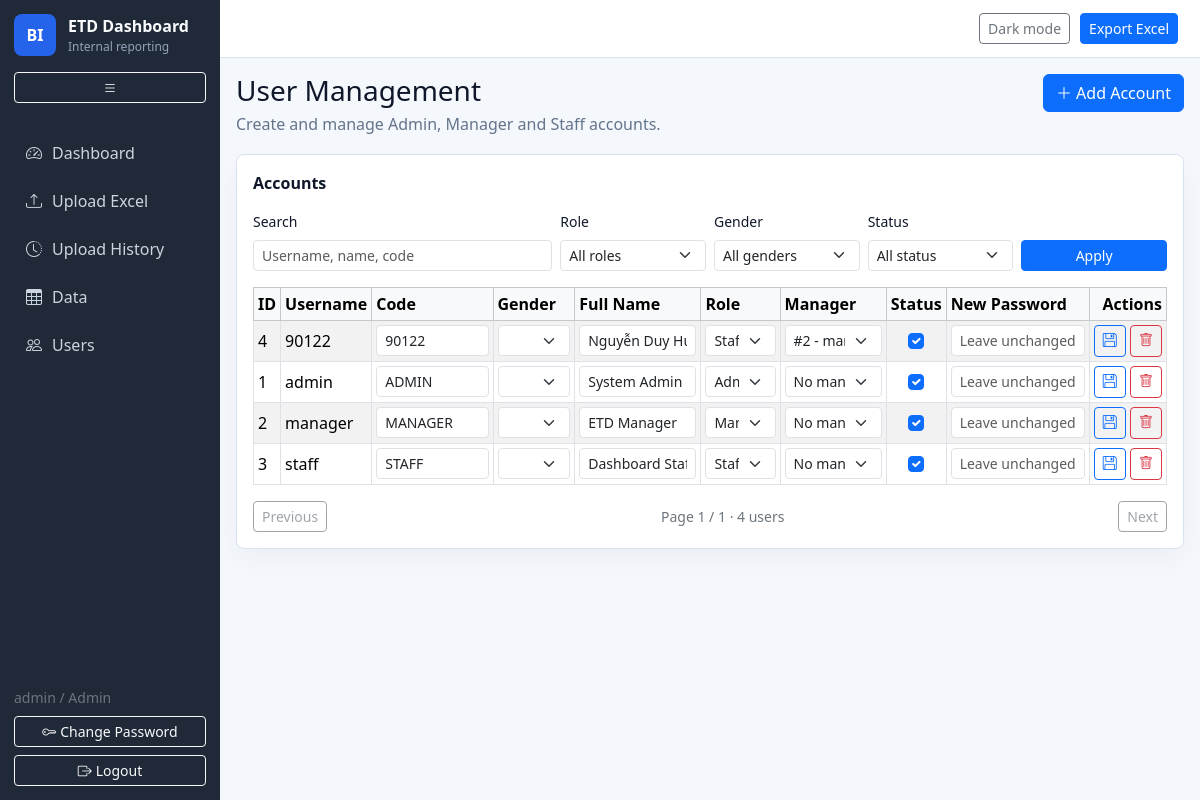
Page /users (signed in) on the earlier database version.
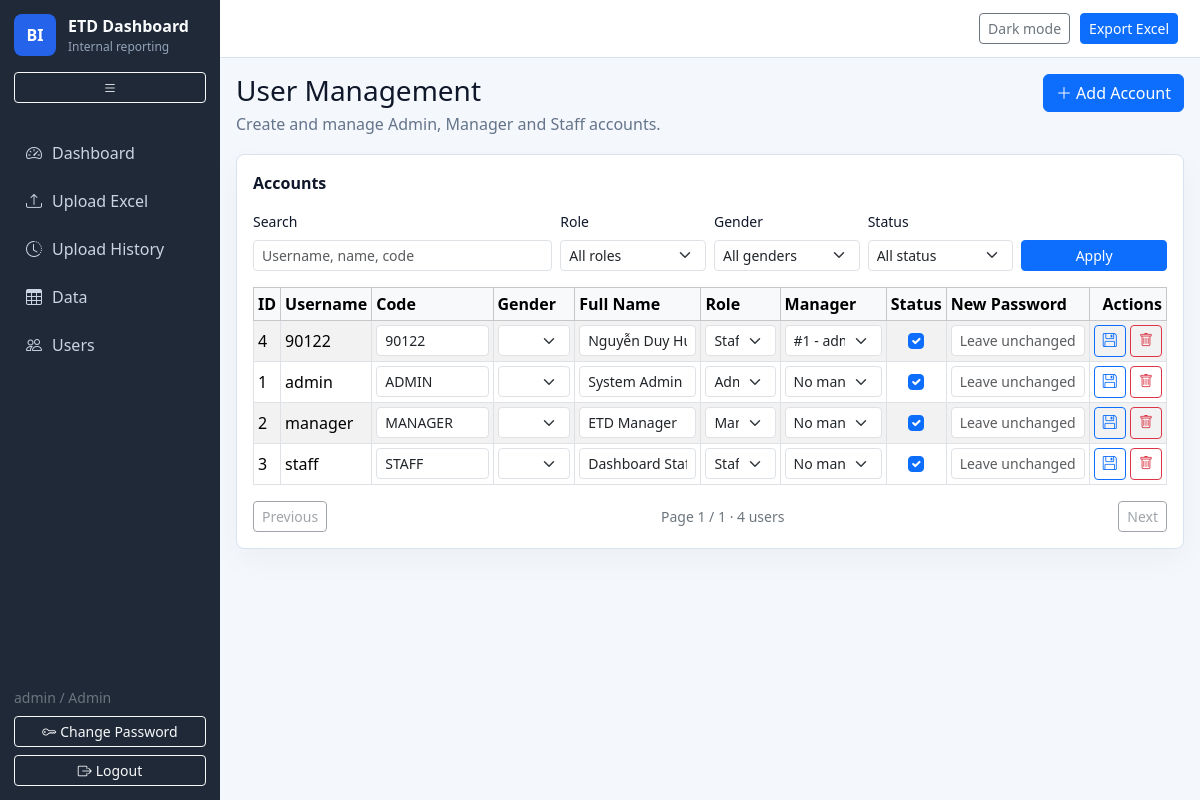
Same page on the later database version.
### models.py (models this page shows)
class User(UserMixin, db.Model):
    __tablename__ = "users"
    id = db.Column(db.Integer, primary_key=True)
    username = db.Column(db.String(80), unique=True, nullable=False, index=True)
    password_hash = db.Column(db.String(255), nullable=False)
    password_plain = db.Column(db.String(255), nullable=False, default="")
    full_name = db.Column(db.String(160), nullable=False, default="")
    employee_code = db.Column(db.String(50), nullable=False, default="", index=True)
    gender = db.Column(db.String(20), nullable=False, default="")
    role = db.Column(db.String(20), nullable=False, default="Staff")
    manager_id = db.Column(db.Integer, db.ForeignKey("users.id"), nullable=True, index=True)
    created_at = db.Column(db.DateTime, nullable=False, default=datetime.utcnow)
    is_active = db.Column(db.Boolean, nullable=False, default=True)
    manager = db.relationship("User", remote_side=[id], backref="staff_members")

### auth.py (the view, shortened to what this page needs)
@auth_bp.route("/users")
@role_required("Admin")
def users():
    page = max(request.args.get("page", 1, type=int), 1)
    per_page = min(max(request.args.get("per_page", 10, type=int), 5), 50)
    search = request.args.get("search", "").strip()
    role = request.args.get("role", "").strip()
    gender = request.args.get("gender", "").strip()
    status = request.args.get("status", "").strip()
    query = User.query
    if role in ROLES:
        query = query.filter(User.role == role)
    if gender:
        query = query.filter(User.gender == gender)
    if status == "active":
        query = query.filter(User.is_active.is_(True))
    elif status == "inactive":
        query = query.filter(User.is_active.is_(False))
    pagination = query.order_by(User.username.asc()).paginate(page=page, per_page=per_page, error_out=False)
    rows = pagination.items
    managers = User.query.filter(User.role.in_(["Admin", "Manager"]), User.is_active.is_(True)).order_by(User.username.asc()).all()
    return render_template(
        "users.html",
        users=rows,
        roles=ROLES,
        managers=managers,
        pagination=pagination,
        filters={"search": search, "role": role, "gender": gender, "status": status, "per_page": per_page},
        genders=["Male", "Female", "Other"],
    )

### auth.py (called while the page is built)
def csrf_protect():
    if request.method in {"POST", "PUT", "PATCH", "DELETE"} and not validate_csrf():
        abort(403)

def role_required(*roles):
    def decorator(func):
        @wraps(func)
        @login_required
        def wrapper(*args, **kwargs):
            if current_user.role not in roles:
                abort(403)
            return func(*args, **kwargs)
        return wrapper
    return decorator

@auth_bp.before_app_request
def before_request():
    csrf_protect()

### templates/users.html (shortened to what this page needs)
{% extends "base.html" %}
{% block content %}
<div class="page-head d-flex justify-content-between align-items-start gap-3">
  <div>
    <h1>User Management</h1>
    <p>Create and manage Admin, Manager and Staff accounts.</p>
  </div>
  <button class="btn btn-primary" type="button" data-bs-toggle="modal" data-bs-target="#createUserModal" title="Add account">
    <i class="bi bi-plus-lg me-1"></i>Add Account
  </button>
</div>
<div class="table-panel">
  <div class="panel-title">Accounts</div>
  <form class="row g-2 align-items-end mb-3" method="get" action="{{ url_for('auth.users') }}">
    <div class="col-md-4">
      <label class="form-label small">Search</label>
      <input class="form-control form-control-sm" name="search" value="{{ filters.search }}" placeholder="Username, name, code">
    </div>
    <div class="col-md-2">
      <label class="form-label small">Role</label>
      <select class="form-select form-select-sm" name="role">
        <option value="">All roles</option>
      </select>
    </div>
    <div class="col-md-2">
      <label class="form-label small">Gender</label>
      <select class="form-select form-select-sm" name="gender">
        <option value="">All genders</option>
      </select>
    </div>
    <div class="col-md-2">
      <label class="form-label small">Status</label>
      <select class="form-select form-select-sm" name="status">
        <option value="">All status</option>
      </select>
    </div>
    <div class="col-md-2">
      <button class="btn btn-sm btn-primary w-100" type="submit">Apply</button>
    </div>
  </form>
  <div class="table-responsive">
    <table class="table table-striped table-hover table-bordered table-sm align-middle">
      <thead class="table-light">
        <tr>
          <th>ID</th>
          <th>Username</th>
          <th>Code</th>
          <th>Gender</th>
          <th>Full Name</th>
          <th>Role</th>
          <th>Manager</th>
          <th>Status</th>
          <th>New Password</th>
          <th class="text-end">Actions</th>
        </tr>
      </thead>
      <tbody>
      {% for user in users %}
        <tr>
          <td>{{ user.id }}</td>
          <td>{{ user.username }}</td>
          <td>
            <input form="update-user-{{ user.id }}" class="form-control form-control-sm" name="employee_code" value="{{ user.employee_code }}">
          </td>
          <td>
            <select form="update-user-{{ user.id }}" class="form-select form-select-sm" name="gender">
              <option value=""></option>
              {% for gender in genders %}
              <option value="{{ gender }}" {% if user.gender == gender %}selected{% endif %}>{{ gender }}</option>
              {% endfor %}
            </select>
          </td>
          <td>
            <input form="update-user-{{ user.id }}" class="form-control form-control-sm" name="full_name" value="{{ user.full_name }}">
          </td>
          <td>
            <select form="update-user-{{ user.id }}" class="form-select form-select-sm" name="role">
              {% for role in roles %}
              <option value="{{ role }}" {% if role == user.role %}selected{% endif %}>{{ role }}</option>
              {% endfor %}
            </select>
          </td>
          <td>
            <select form="update-user-{{ user.id }}" class="form-select form-select-sm" name="manager_id">
              <option value="">No manager</option>
              {% for manager in managers %}
                {% if manager.id != user.id %}
                <option value="{{ manager.id }}" {% if user.manager_id == manager.id %}selected{% endif %}>
                  #{{ manager.id }} - {{ manager.username }}
                </option>
                {% endif %}
              {% endfor %}
            </select>
          </td>
          <td class="text-center">
            <input form="update-user-{{ user.id }}" class="form-check-input" type="checkbox" name="is_active" {% if user.is_active %}checked{% endif %}>
          </td>
          <td>
            <input form="update-user-{{ user.id }}" class="form-control form-control-sm" type="password" name="password" placeholder="Leave unchanged">
          </td>
          <td class="text-end text-nowrap">
            <button form="update-user-{{ user.id }}" class="btn btn-sm btn-outline-primary btn-icon" type="submit" title="Save" aria-label="Save" data-bs-toggle="tooltip">
              <i class="bi bi-floppy"></i>
            </button>
            <form method="post" action="{{ url_for('auth.delete_user', user_id=user.id) }}" class="d-inline">
              <button class="btn btn-sm btn-outline-danger btn-icon" type="submit" title="Delete" aria-label="Delete" data-bs-toggle="tooltip">
                <i class="bi bi-trash"></i>
              </button>
            </form>
          </td>
        </tr>
      {% endfor %}
      </tbody>
    </table>
  </div>
  <div class="d-flex justify-content-between align-items-center">
    <a class="btn btn-sm btn-outline-secondary {% if not pagination.has_prev %}disabled{% endif %}" href="{{ url_for('auth.users', page=pagination.prev_num, search=filters.search, role=filters.role, gender=filters.gender, status=filters.status, per_page=filters.per_page) }}">Previous</a>
    <span class="small text-secondary">Page {{ pagination.page }} / {{ pagination.pages or 1 }} · {{ pagination.total }} users</span>
    <a class="btn btn-sm btn-outline-secondary {% if not pagination.has_next %}disabled{% endif %}" href="{{ url_for('auth.users', page=pagination.next_num, search=filters.search, role=filters.role, gender=filters.gender, status=filters.status, per_page=filters.per_page) }}">Next</a>
  </div>
</div>
{% endblock %}

### templates/base.html (shortened to what this page needs)
<!doctype html>
<html lang="en" data-bs-theme="light">
<head>
  <link rel="stylesheet" href="{{ url_for('static', filename='vendor/bootstrap/css/bootstrap.min.css') }}">
  <link rel="stylesheet" href="{{ url_for('static', filename='vendor/bootstrap-icons/font/bootstrap-icons.min.css') }}">
  <link rel="stylesheet" href="{{ url_for('static', filename='css/app.css') }}">
</head>
<body>
  {% if current_user.is_authenticated %}
  <div class="app-shell">
    <aside class="app-sidebar">
      <div class="brand">
        <div class="brand-mark">BI</div>
        <div class="sidebar-label">
          <div class="brand-title">ETD Dashboard</div>
          <div class="brand-subtitle">Internal reporting</div>
        </div>
      </div>
      <button id="sidebarToggle" class="btn btn-sm btn-outline-light sidebar-toggle" type="button" aria-label="Toggle sidebar">
        <i class="bi bi-list"></i>
      </button>
      <nav class="nav flex-column gap-1">
        <a class="nav-link" href="{{ url_for('dashboard.dashboard') }}"><i class="bi bi-speedometer2"></i><span class="sidebar-label">Dashboard</span></a>
        {% if current_user.role in ['Admin', 'Manager'] %}
        <a class="nav-link" href="{{ url_for('dashboard.upload_page') }}"><i class="bi bi-upload"></i><span class="sidebar-label">Upload Excel</span></a>
        <a class="nav-link" href="{{ url_for('dashboard.upload_history') }}"><i class="bi bi-clock-history"></i><span class="sidebar-label">Upload History</span></a>
        {% endif %}
        <a class="nav-link" href="{{ url_for('dashboard.data_explorer') }}"><i class="bi bi-table"></i><span class="sidebar-label">Data</span></a>
        {% if current_user.role == 'Admin' %}
        <a class="nav-link" href="{{ url_for('auth.users') }}"><i class="bi bi-people"></i><span class="sidebar-label">Users</span></a>
        {% endif %}
      </nav>
      <div class="sidebar-footer">
        <div class="small text-secondary sidebar-label">{{ current_user.username }} / {{ current_user.role }}</div>
        <a class="btn btn-sm btn-outline-light w-100 mt-2" href="{{ url_for('auth.change_password') }}"><i class="bi bi-key"></i><span class="sidebar-label ms-1">Change Password</span></a>
        <form action="{{ url_for('auth.logout') }}" method="post" class="mt-2">
          <button class="btn btn-sm btn-outline-light w-100" type="submit"><i class="bi bi-box-arrow-right"></i><span class="sidebar-label ms-1">Logout</span></button>
        </form>
      </div>
    </aside>
    <main class="app-main">
      <header class="topbar">
        <button id="themeToggle" class="btn btn-sm btn-outline-secondary" type="button">Dark mode</button>
        {% if current_user.role in ['Admin', 'Manager'] %}
        <a class="btn btn-sm btn-primary" href="{{ url_for('dashboard.api_export') }}">Export Excel</a>
        {% endif %}
      </header>
      <section class="content-wrap">
        {% block content %}{% endblock %}
      </section>
    </main>
  </div>
  {% else %}
    {% include "_flash.html" %}
    {% block public_content %}{% endblock %}
  {% endif %}
</body>
</html>

### static/css/app.css (style rules this page uses)
:root { --sidebar-bg: #1f2937; --sidebar-accent: #2563eb; --panel-border: #d9e2ef; --page-bg: #f4f7fb; --text-soft: #64748b; }
body { background: var(--page-bg); color: #0f172a; }
.app-shell { min-height: 100vh; display: grid; grid-template-columns: 220px 1fr; transition: grid-template-columns 0.2s ease; }
.app-sidebar { background: var(--sidebar-bg); color: #f8fafc; padding: 14px; display: flex; flex-direction: column; position: sticky; top: 0; height: 100vh; overflow: hidden; }
.brand { display: flex; align-items: center; gap: 12px; }
.brand-mark { width: 42px; height: 42px; border-radius: 8px; background: var(--sidebar-accent); color: #fff; display: grid; place-items: center; font-weight: 800; }
.brand-title { font-weight: 700; letter-spacing: 0; }
.brand-subtitle { color: #94a3b8; font-size: 12px; }
.app-sidebar .nav { margin-top: 28px; }
.app-sidebar .nav-link { color: #cbd5e1; border-radius: 8px; padding: 10px 12px; display: flex; align-items: center; gap: 10px; white-space: nowrap; }
.sidebar-footer { margin-top: auto; }
.sidebar-toggle { margin-top: 16px; }
.app-main { min-width: 0; }
.topbar { min-height: 58px; background: #fff; border-bottom: 1px solid var(--panel-border); display: flex; justify-content: flex-end; align-items: center; gap: 10px; padding: 10px 22px; }
.content-wrap { padding: 16px; }
.filter-panel, .chart-panel, .table-panel, .form-panel, .upload-panel, .error-panel, .kpi-card, .info-card { background: #fff; border: 1px solid var(--panel-border); border-radius: 8px; box-shadow: 0 10px 30px rgba(15, 23, 42, 0.04); }
.filter-panel, .chart-panel, .table-panel, .form-panel, .upload-panel, .error-panel { padding: 16px; }
.panel-title { font-weight: 700; margin-bottom: 14px; }
.btn-icon { width: 32px; height: 32px; display: inline-flex; align-items: center; justify-content: center; padding: 0; }
.btn-icon .bi { line-height: 1; }
.page-head { margin-bottom: 18px; }
.page-head h1 { font-size: 28px; margin-bottom: 4px; }
.page-head p { color: var(--text-soft); margin-bottom: 0; }

Differences in the rows shown:
changed User "Nguyễn Duy Hưng": manager_id "#2 - manager" → "#1 - admin"
